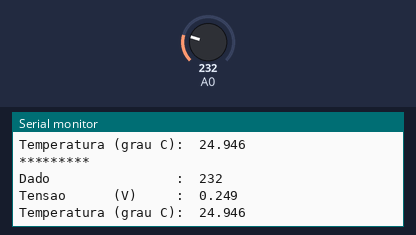
The sketch below on a simulated Arduino Uno, built with avr-gcc and run on an emulated ATmega328P. On the bench: the last lines printed to the serial monitor. Inputs (shaded band) come from the test bench; at power-on: A0 = 232.

Above: at 1.8 s.
1.9 s: A0 set to 250
At 2.9 s:
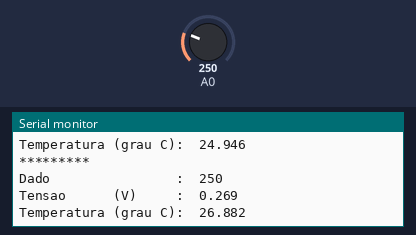
3.4 s: A0 set to 266
At 5.0 s:
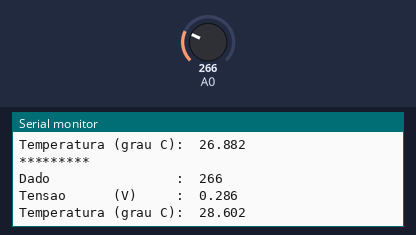
Timing chart, 0 to 6.5 s (numbered marks = the images above; inputs shaded):
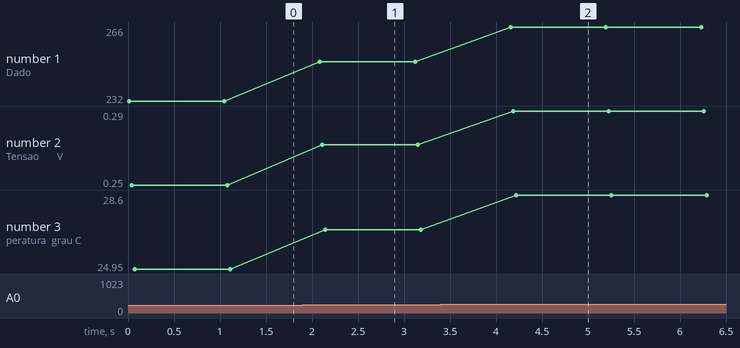

The sketch:

CalibraLM35.ino
```cpp
void setup() {
  // Comunicação Serial 9600 bps
  Serial.begin(9600);

  // Referência AD Interna. Fundo de escala de 1,1 volt
  // (equivalente a 110 graus Celsius no LM35)
  analogReference(INTERNAL);
}

void loop() {
  // Lê tensão Analógica na porta A0
  // O valor lido será um inteiro entre 0 e 1023
  int leitura_adc = analogRead(A0);
  // Converte o valor lido para um valor em volts
  // 1.1 ou 1.1f para forçar numero real
  float voltagem = leitura_adc * (1.1f/1023);
  // Calcula a temperatura
  // LM35: 10mV => 1 grau C
  float temperatura = voltagem * 100.0;
  Serial.println("*********");
  Serial.print  ("Dado                :  ");
  Serial.println(leitura_adc);
  Serial.print  ("Tensao      (V)     :  ");
  Serial.println(voltagem, 3);
  Serial.print  ("Temperatura (grau C):  ");
  Serial.println(temperatura, 3);
  // Aguarda um segundo
  delay(1000);
}
```

Measured:
- after the input at 1.9 s, the serial monitor: prints a new line after 0.18 s (image 1)
- after the input at 3.4 s, the serial monitor: prints a new line after 0.76 s (image 2)
- plotted number 1: 232 → 250 after the input at 1.9 s, 250 → 266 after the input at 3.4 s
- plotted number 2: 0.25 → 0.27 after the input at 1.9 s, 0.27 → 0.29 after the input at 3.4 s
- plotted number 3: 24.95 → 26.88 after the input at 1.9 s, 26.88 → 28.6 after the input at 3.4 s
